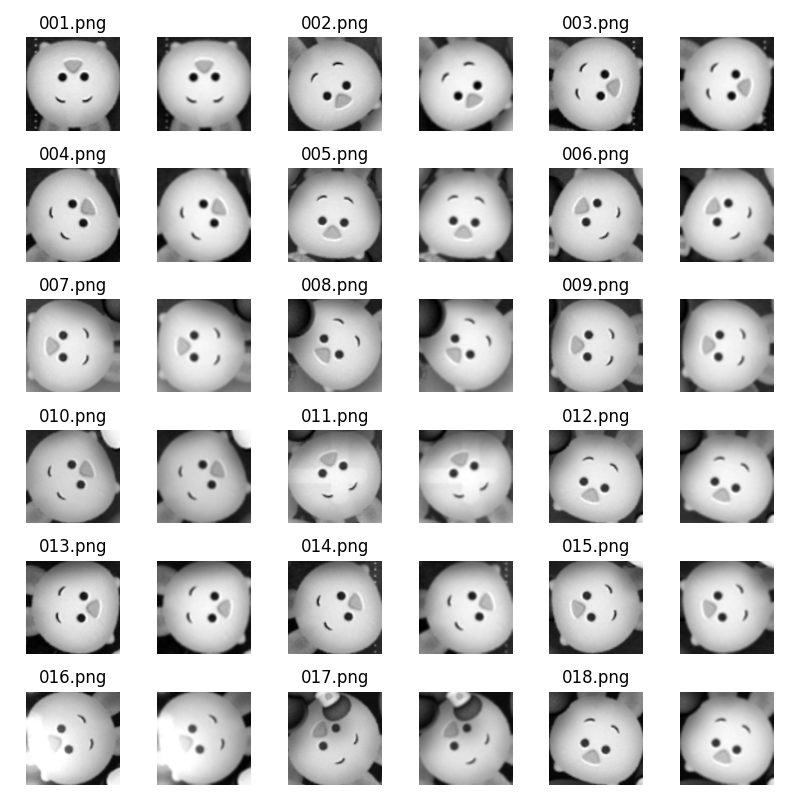
#> input picture 2020/10/20201014_kernel 2/img.png, 800 x 800 px, given in place of img.jpg, which was not available
$ python main.py   (older library calls are emulated)
#> lines starting #> are read from the running program, lines starting #| are printed output that depends on the picture; pictures that were not available may be replaced by others from this repository, and a replacement may not be noted
import os
import time

import cv2
import numpy as np

if __name__ == '__main__':
    JPG_QUALITY = 70
    os.makedirs('out', exist_ok=True)
    img = cv2.imread('img.jpg')
#> img is the input picture: shape (800, 800, 3); min 0, max 255, mean 206.7

    start = time.time()
    try:
        sobel_x = cv2.Sobel(img, cv2.CV_64F, 1, 0, ksize=5)
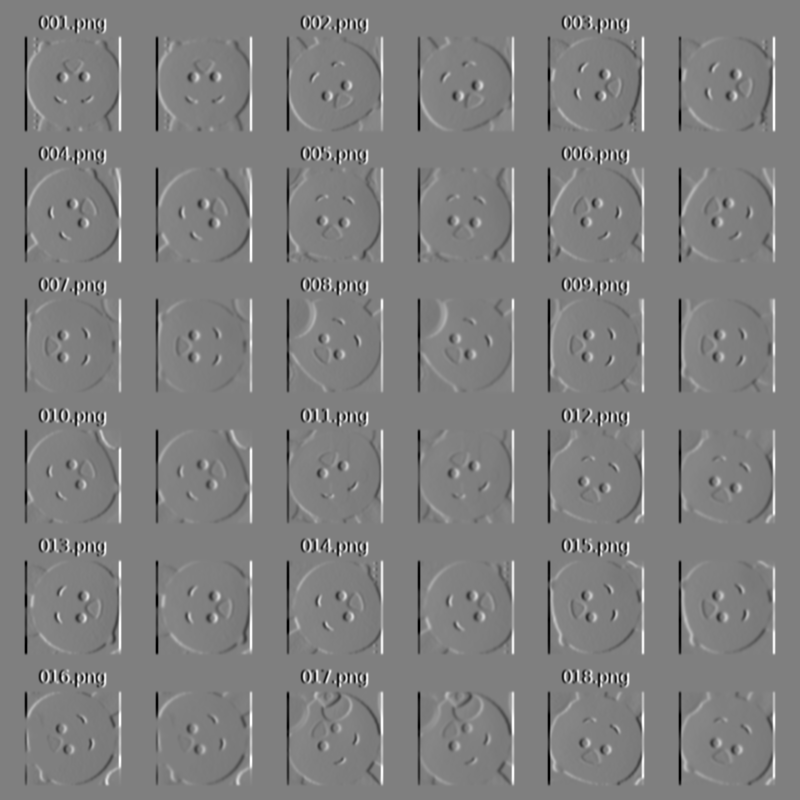
#> sobel_x: shape (800, 800, 3) float64; min -12197, max 12127, mean 0; drawn with min black and max white
        sobel_y = cv2.Sobel(img, cv2.CV_64F, 0, 1, ksize=5)
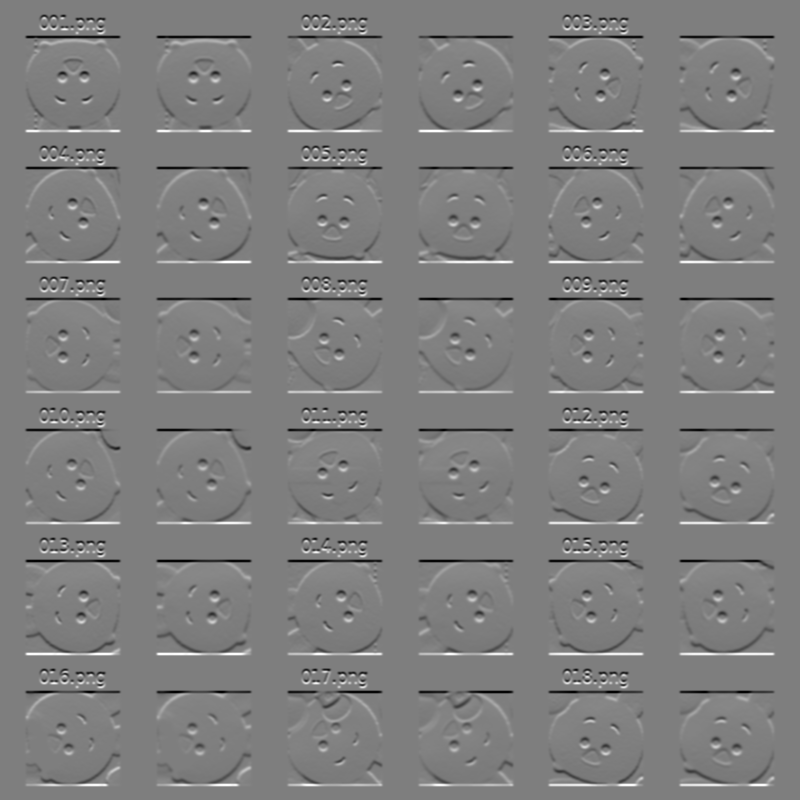
#> sobel_y: shape (800, 800, 3) float64; min -12082, max 12207, mean 0; drawn with min black and max white
        cv2.imwrite('out/rgb_sobel_x.jpg', sobel_x, [cv2.IMWRITE_JPEG_QUALITY, JPG_QUALITY])
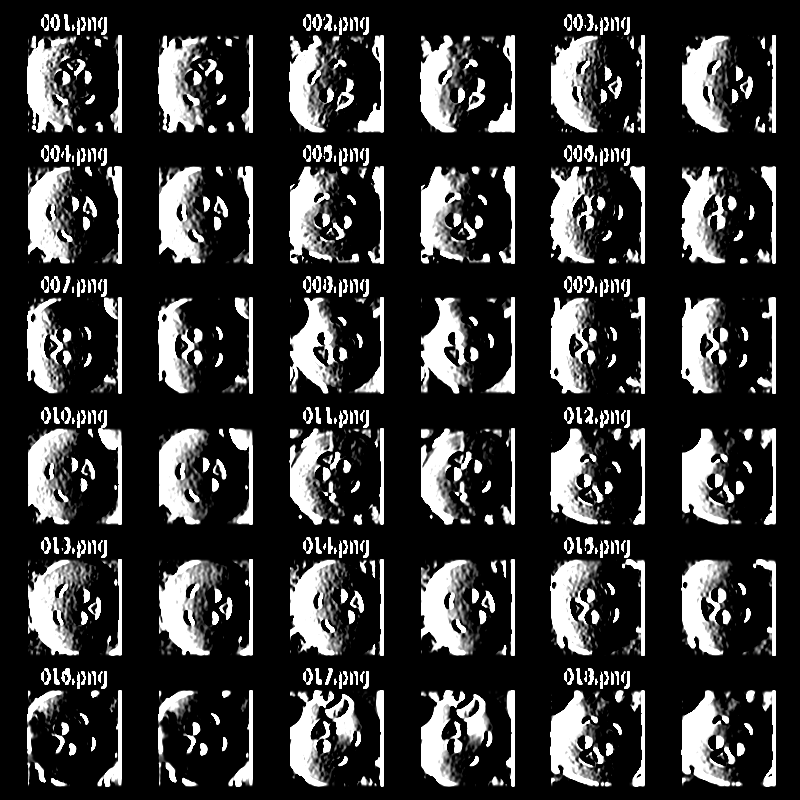
#> saved as rgb_sobel_x.jpg: shape (800, 800, 3); min 0, max 255, mean 53.9
        cv2.imwrite('out/rgb_sobel_y.jpg', sobel_y, [cv2.IMWRITE_JPEG_QUALITY, JPG_QUALITY])
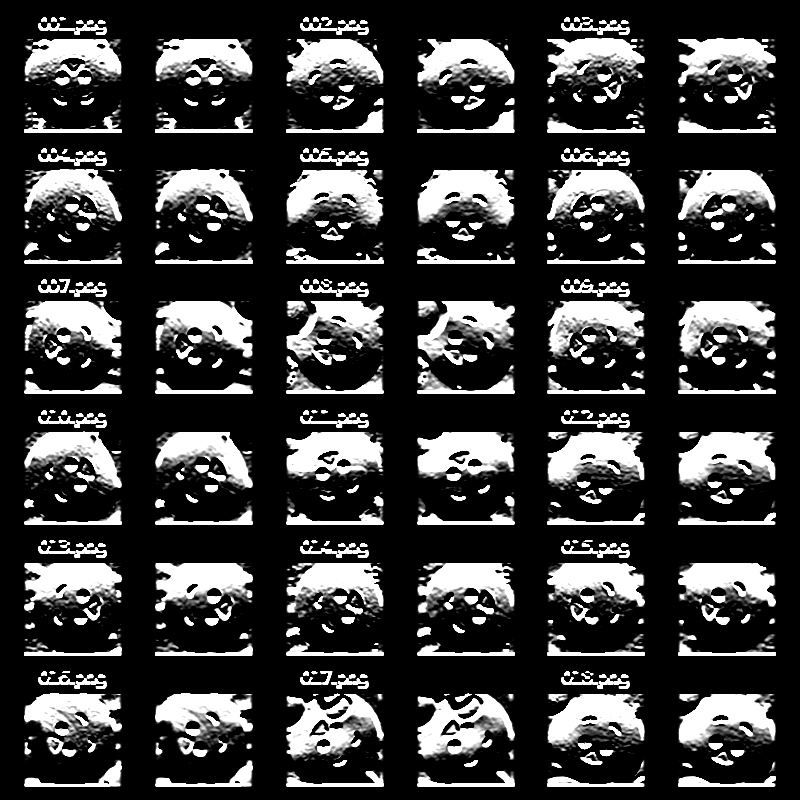
#> saved as rgb_sobel_y.jpg: shape (800, 800, 3); min 0, max 255, mean 59.4
        sobel_g = np.hypot(sobel_x, sobel_y)
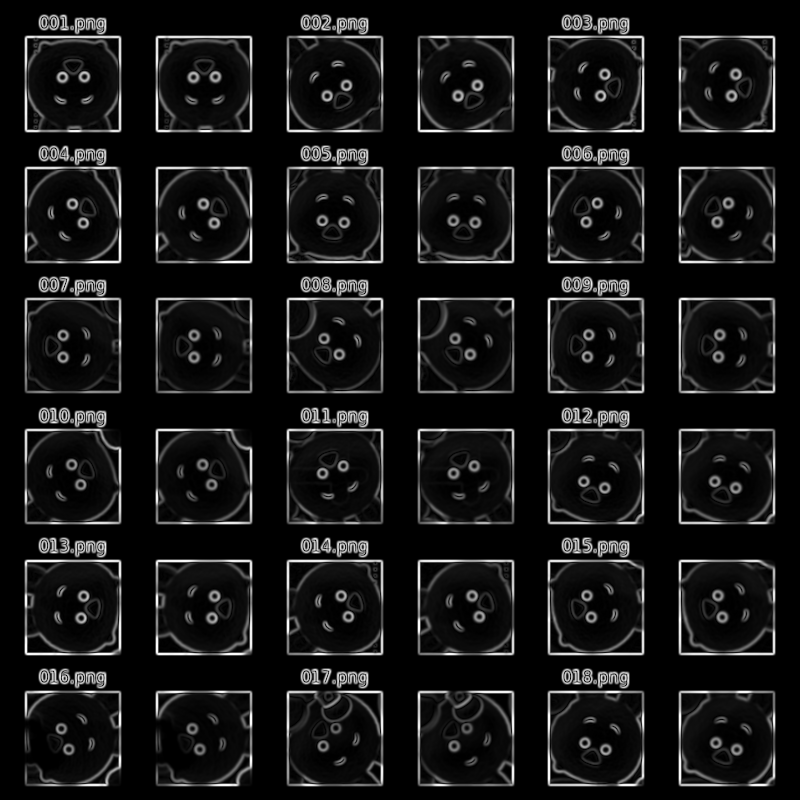
#> sobel_g: shape (800, 800, 3) float64; min 0, max 12207, mean 1059.5; drawn with min black and max white
        cv2.imwrite('out/rgb_sobel_g.jpg', sobel_g, [cv2.IMWRITE_JPEG_QUALITY, JPG_QUALITY])
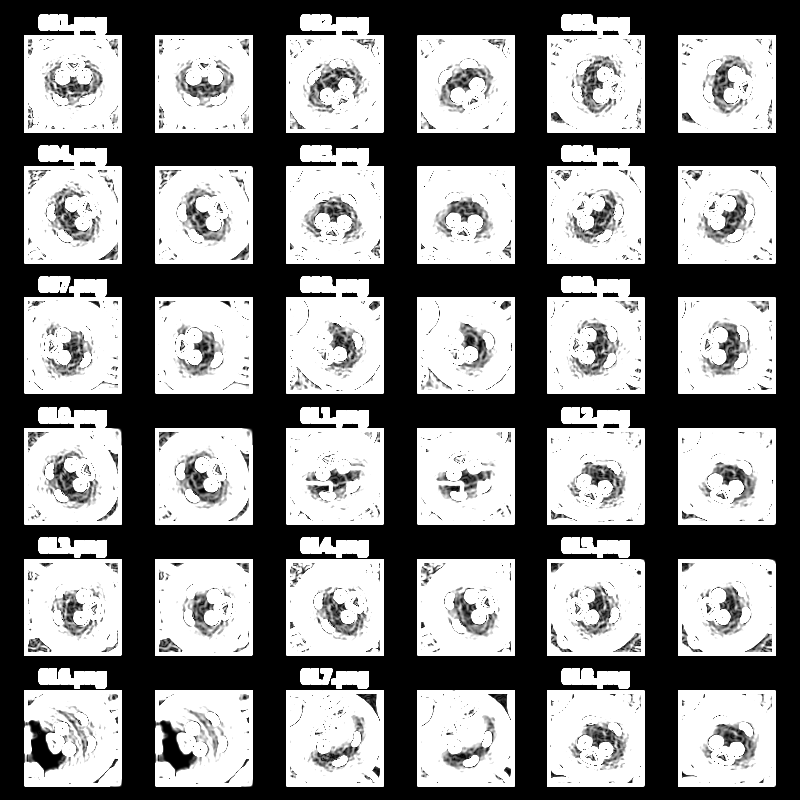
#> saved as rgb_sobel_g.jpg: shape (800, 800, 3); min 0, max 255, mean 133.2
    finally:
        end = time.time()
        print(f'{end - start:.2f} s')  # 2.69, 2.7, 2.81, 2.85, 2.68

    gray = cv2.cvtColor(img, cv2.COLOR_BGR2GRAY)

    start = time.time()
    try:
        sobel_x = cv2.Sobel(gray, cv2.CV_64F, 1, 0, ksize=5)
#> sobel_x: shape (800, 800) float64
        sobel_y = cv2.Sobel(gray, cv2.CV_64F, 0, 1, ksize=5)
#> sobel_y: shape (800, 800) float64
        cv2.imwrite('out/gray_sobel_x.jpg', sobel_x, [cv2.IMWRITE_JPEG_QUALITY, JPG_QUALITY])
        cv2.imwrite('out/gray_sobel_y.jpg', sobel_y, [cv2.IMWRITE_JPEG_QUALITY, JPG_QUALITY])
        sobel_g = np.hypot(sobel_x, sobel_y)
#> sobel_g: shape (800, 800) float64
        cv2.imwrite('out/gray_sobel_g.jpg', sobel_g, [cv2.IMWRITE_JPEG_QUALITY, JPG_QUALITY])
    finally:
        end = time.time()
        print(f'{end - start:.2f} s')  # 1.39, 1.38, 1.36, 1.35, 1.40
